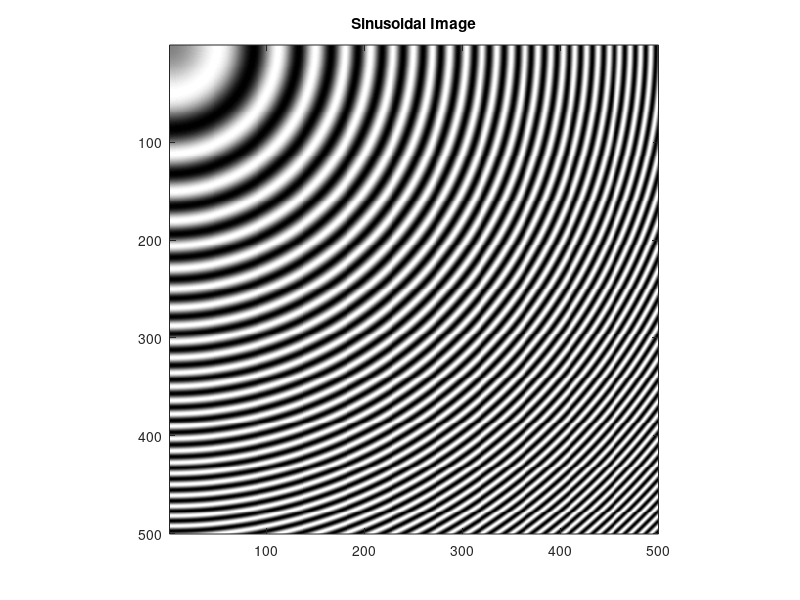
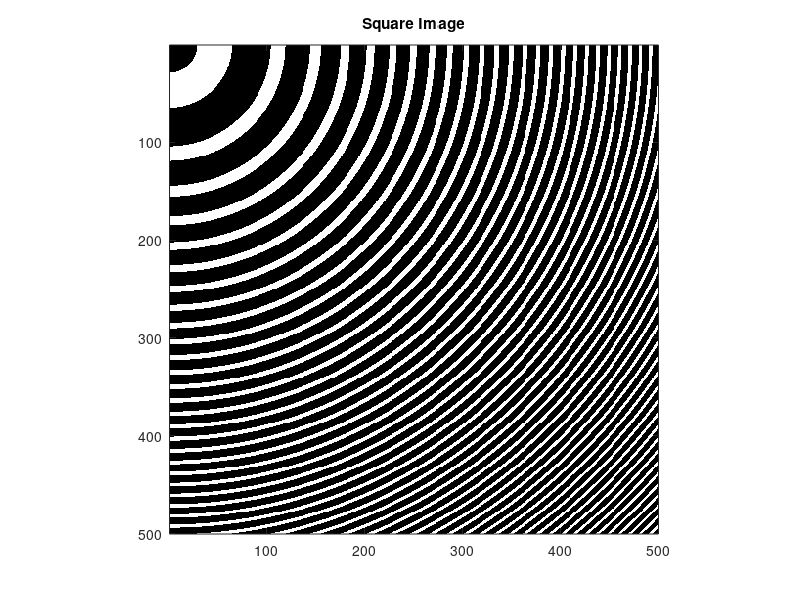

The MATLAB script that drew these images, in order:
%% Parameters
%number of pixels on a side of the final image, we should make sure this is
%much higher than in our sensor later
pixelwidth=500;  

%a constant that controls initial frequency
%Goal is to avoid aliasing in this image but still make it hard for a
%camera to render the scene properly.  We will have to experiment to find
%out what value is best here.  Remember this is the scene so even an ideal
%sensor should have a lower resolution version of this.
% f=1/pixelwidth/10*4;    %seems to be at Nyquist limit at edges, too hard
% f=1/pixelwidth/10*2;    %1/2 Nyquist at edges, perhaps still too hard
f=1/pixelwidth/10;        %1/4 Nyquist at edges, more feasible

%% Generate sinusoidal and square chirps
[x,y]=meshgrid(1:pixelwidth);
dist=sqrt(x.^2+y.^2);
sinusoidalim=sin(2*pi*f/2*dist.^2);

%threshold the sinusoidal pattern to get the square pattern
squareim=(1+sign(sinusoidalim-.5))/2;

%%% Diagonal line
min_size=min(size(sinusoidalim));
x=linspace(1, min_size, min_size);

for i=1 : min_size
    data_sinusoidalim(1,i)=sinusoidalim(i,i);
    data_squareim(1,i)=squareim(i,i);
end

%% Make images
imwrite(sinusoidalim, 'sinusoidalim.jpg');
imwrite(squareim, 'squareim.jpg');

%% Show images
figure(1)
imagesc(sinusoidalim)
axis square
colormap(gray)
title('Sinusoidal Image')

figure(2)
imagesc(squareim)
axis square
colormap(gray)
title('Square Image')